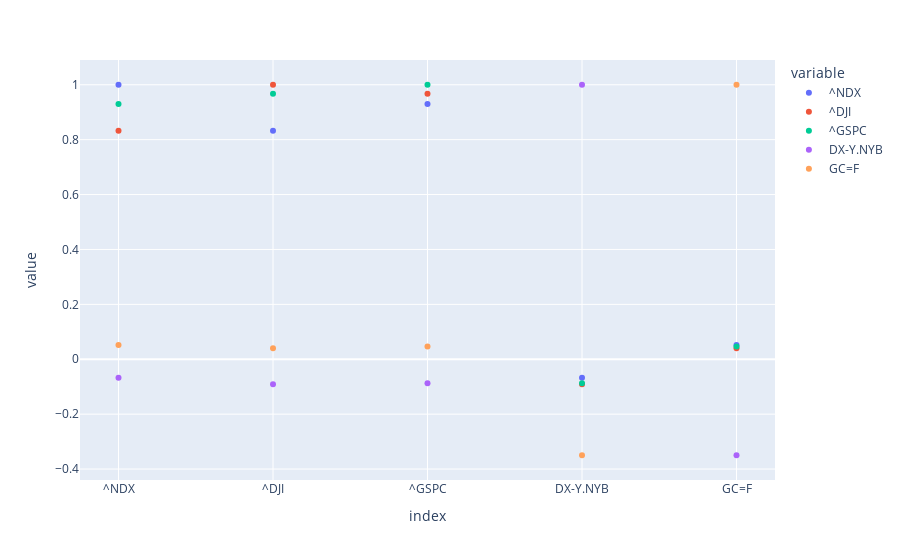

The notebook cell this image was saved under:
### Code cell
correlation.plot(kind = 'scatter')

### Figure 1 — Plotly figure (JSON) as saved in the notebook; plotly's stock layout.template omitted (floating-point values rounded to 4 significant figures)
{"data": [{"hovertemplate": "variable=^NDX<br>index=%{x}<br>value=%{y}<extra></extra>", "legendgroup": "^NDX", "marker": {"color": "#636efa", "symbol": "circle"}, "mode": "markers", "name": "^NDX", "orientation": "v", "showlegend": true, "type": "scatter", "x": ["^NDX", "^DJI", "^GSPC", "DX-Y.NYB", "GC=F"], "xaxis": "x", "y": [1, 0.8326, 0.9297, -0.06698, 0.05159], "yaxis": "y"}, {"hovertemplate": "variable=^DJI<br>index=%{x}<br>value=%{y}<extra></extra>", "legendgroup": "^DJI", "marker": {"color": "#EF553B", "symbol": "circle"}, "mode": "markers", "name": "^DJI", "orientation": "v", "showlegend": true, "type": "scatter", "x": ["^NDX", "^DJI", "^GSPC", "DX-Y.NYB", "GC=F"], "xaxis": "x", "y": [0.8326, 1, 0.9669, -0.09113, 0.03974], "yaxis": "y"}, {"hovertemplate": "variable=^GSPC<br>index=%{x}<br>value=%{y}<extra></extra>", "legendgroup": "^GSPC", "marker": {"color": "#00cc96", "symbol": "circle"}, "mode": "markers", "name": "^GSPC", "orientation": "v", "showlegend": true, "type": "scatter", "x": ["^NDX", "^DJI", "^GSPC", "DX-Y.NYB", "GC=F"], "xaxis": "x", "y": [0.9297, 0.9669, 1, -0.08761, 0.04639], "yaxis": "y"}, {"hovertemplate": "variable=DX-Y.NYB<br>index=%{x}<br>value=%{y}<extra></extra>", "legendgroup": "DX-Y.NYB", "marker": {"color": "#ab63fa", "symbol": "circle"}, "mode": "markers", "name": "DX-Y.NYB", "orientation": "v", "showlegend": true, "type": "scatter", "x": ["^NDX", "^DJI", "^GSPC", "DX-Y.NYB", "GC=F"], "xaxis": "x", "y": [-0.06698, -0.09113, -0.08761, 1, -0.3497], "yaxis": "y"}, {"hovertemplate": "variable=GC=F<br>index=%{x}<br>value=%{y}<extra></extra>", "legendgroup": "GC=F", "marker": {"color": "#FFA15A", "symbol": "circle"}, "mode": "markers", "name": "GC=F", "orientation": "v", "showlegend": true, "type": "scatter", "x": ["^NDX", "^DJI", "^GSPC", "DX-Y.NYB", "GC=F"], "xaxis": "x", "y": [0.05159, 0.03974, 0.04639, -0.3497, 1], "yaxis": "y"}], "layout": {"autosize": true, "legend": {"title": {"text": "variable"}, "tracegroupgap": 0}, "margin": {"t": 60}, "xaxis": {"anchor": "y", "autorange": true, "domain": [0, 1], "range": [-0.2501, 4.25], "title": {"text": "index"}, "type": "category"}, "yaxis": {"anchor": "x", "autorange": true, "domain": [0, 1], "range": [-0.4542, 1.105], "title": {"text": "value"}, "type": "linear"}}}
